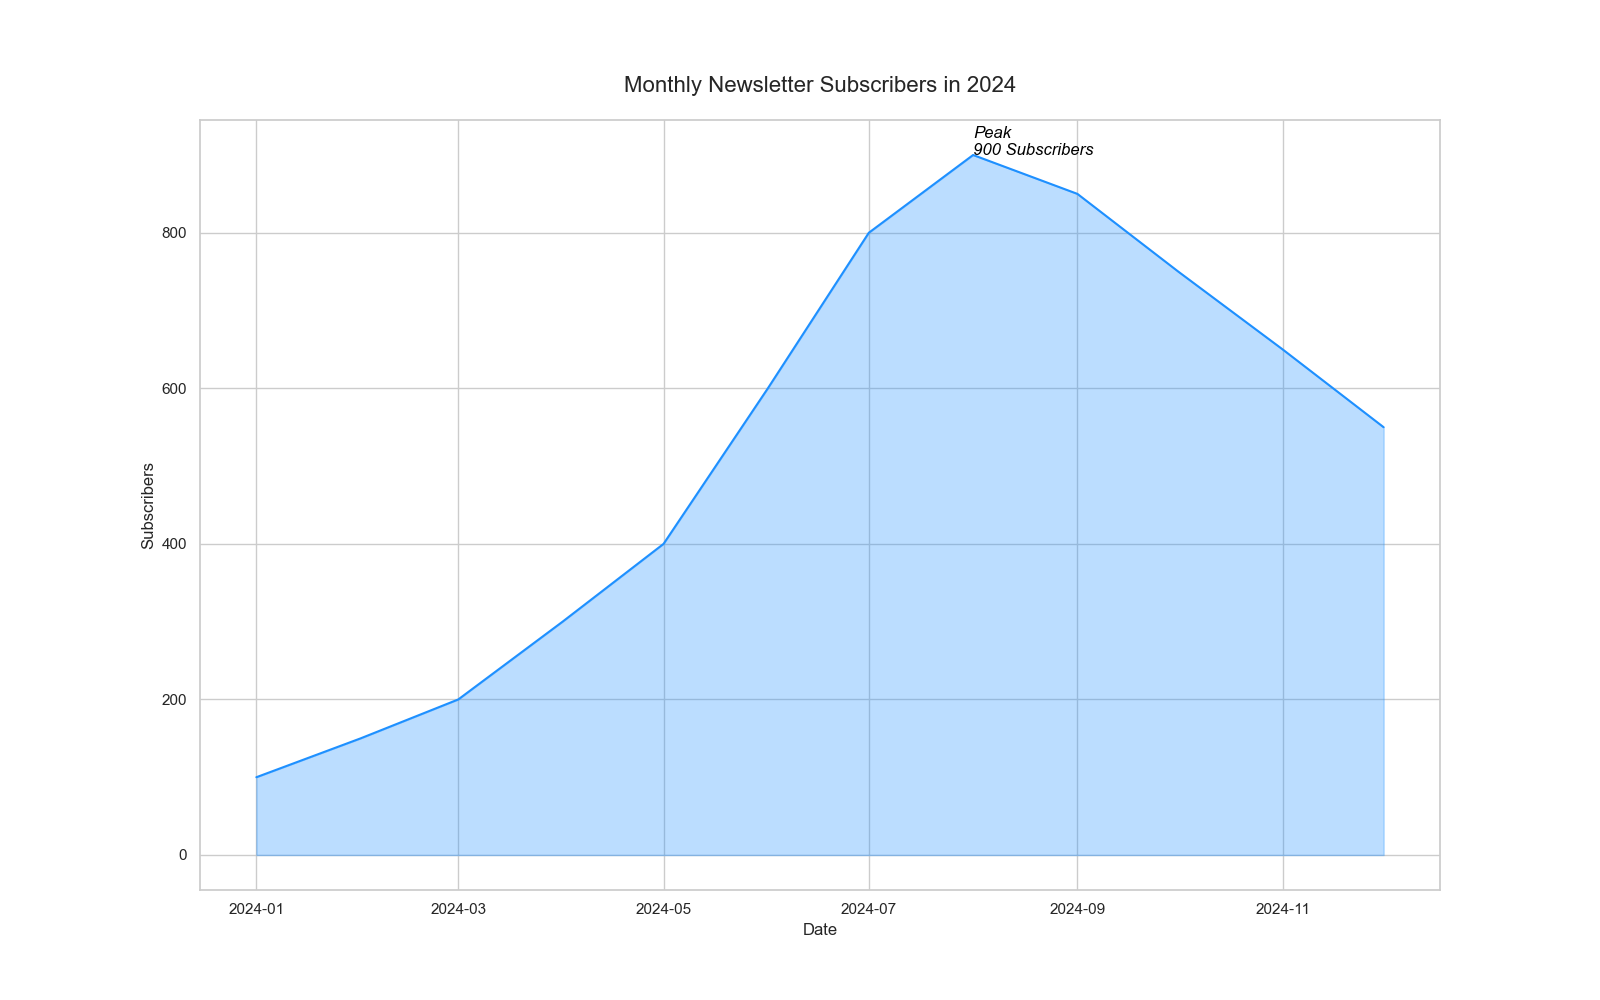

Python code for this plot:

import pandas as pd
import seaborn as sns
import matplotlib.pyplot as plt

data = {
    'Date': ['2024-01-01', '2024-02-01', '2024-03-01', '2024-04-01', '2024-05-01', '2024-06-01', 
             '2024-07-01', '2024-08-01', '2024-09-01', '2024-10-01', '2024-11-01', '2024-12-01'],
    'Subscribers': [100, 150, 200, 300, 400, 600, 800, 900, 850, 750, 650, 550]
}

df = pd.DataFrame(data)
df['Date'] = pd.to_datetime(df['Date'])

plt.figure(figsize=(16, 10))
sns.set(style="whitegrid")

sns.lineplot(data=df, x='Date', y='Subscribers', color="#1E90FF")
plt.fill_between(df['Date'], df['Subscribers'], alpha=0.3, color="#1E90FF")

max_subscribers = df['Subscribers'].max()
max_subscribers_date = df.loc[df['Subscribers'] == max_subscribers, 'Date'].iloc[0]
plt.text(x=max_subscribers_date, y=max_subscribers, s='Peak\n{} Subscribers'.format(max_subscribers), color="black",
         horizontalalignment='left', size='medium', style='italic')

plt.title("Monthly Newsletter Subscribers in 2024", fontsize=16, pad=20)
plt.xlabel("Date")
plt.ylabel("Subscribers")

plt.show()
